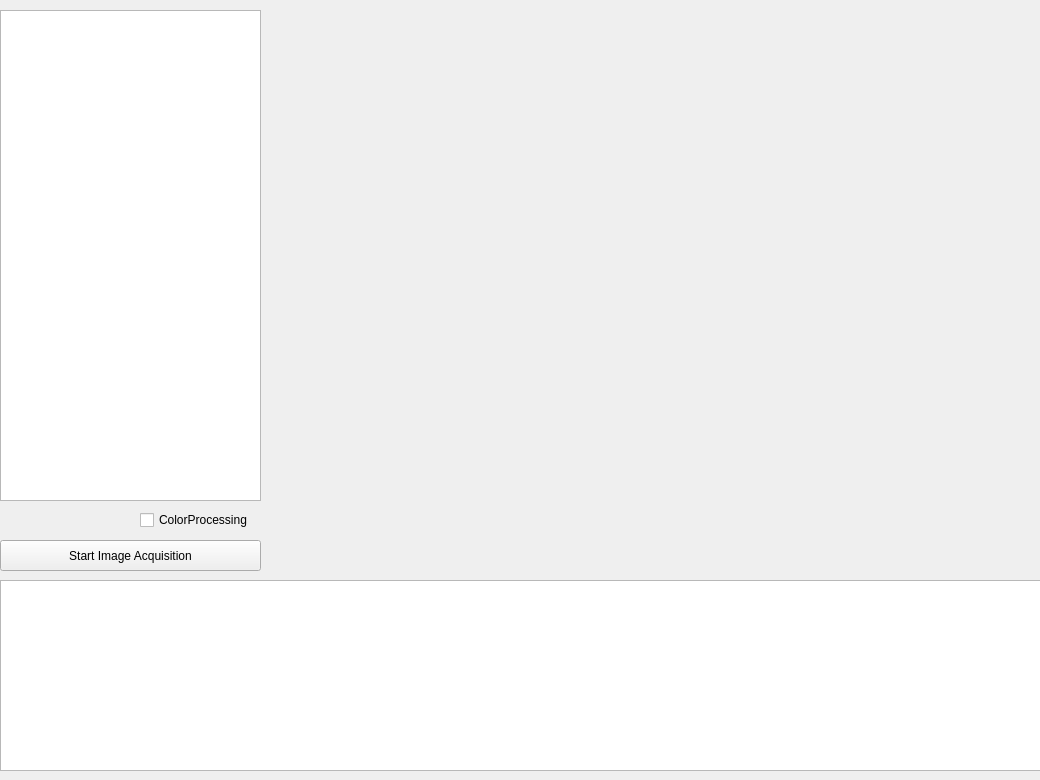
<?xml version="1.0" encoding="UTF-8"?>
<ui version="4.0">
 <class>AsynchronousGrabClass</class>
 <widget class="QMainWindow" name="AsynchronousGrabClass">
  <property name="geometry">
   <rect>
    <x>0</x>
    <y>0</y>
    <width>1040</width>
    <height>780</height>
   </rect>
  </property>
  <property name="sizePolicy">
   <sizepolicy hsizetype="Fixed" vsizetype="Fixed">
    <horstretch>0</horstretch>
    <verstretch>0</verstretch>
   </sizepolicy>
  </property>
  <property name="minimumSize">
   <size>
    <width>1040</width>
    <height>780</height>
   </size>
  </property>
  <property name="maximumSize">
   <size>
    <width>1040</width>
    <height>780</height>
   </size>
  </property>
  <property name="windowTitle">
   <string>AsynchronousGrab (Qt version)</string>
  </property>
  <property name="windowIcon">
   <iconset resource="AsynchronousGrab.qrc">
    <normaloff>:/AsynchronousGrabQt/AsynchronousGrab.png</normaloff>:/AsynchronousGrabQt/AsynchronousGrab.png</iconset>
  </property>
  <widget class="QWidget" name="centralWidget">
   <widget class="QListWidget" name="m_ListBoxCameras">
    <property name="geometry">
     <rect>
      <x>0</x>
      <y>10</y>
      <width>261</width>
      <height>491</height>
     </rect>
    </property>
   </widget>
   <widget class="QListWidget" name="m_ListLog">
    <property name="geometry">
     <rect>
      <x>0</x>
      <y>580</y>
      <width>1041</width>
      <height>191</height>
     </rect>
    </property>
   </widget>
   <widget class="QPushButton" name="m_ButtonStartStop">
    <property name="geometry">
     <rect>
      <x>0</x>
      <y>540</y>
      <width>261</width>
      <height>31</height>
     </rect>
    </property>
    <property name="text">
     <string>Start Image Acquisition</string>
    </property>
   </widget>
   <widget class="QLabel" name="m_LabelStream">
    <property name="geometry">
     <rect>
      <x>270</x>
      <y>10</y>
      <width>771</width>
      <height>561</height>
     </rect>
    </property>
    <property name="sizePolicy">
     <sizepolicy hsizetype="Fixed" vsizetype="Fixed">
      <horstretch>0</horstretch>
      <verstretch>0</verstretch>
     </sizepolicy>
    </property>
    <property name="text">
     <string/>
    </property>
   </widget>
   <widget class="QCheckBox" name="m_ColorProcessingCheckBox">
    <property name="geometry">
     <rect>
      <x>140</x>
      <y>510</y>
      <width>121</width>
      <height>20</height>
     </rect>
    </property>
    <property name="text">
     <string>ColorProcessing</string>
    </property>
   </widget>
  </widget>
 </widget>
 <layoutdefault spacing="6" margin="11"/>
 <resources>
  <include location="AsynchronousGrab.qrc"/>
 </resources>
 <connections/>
</ui>
